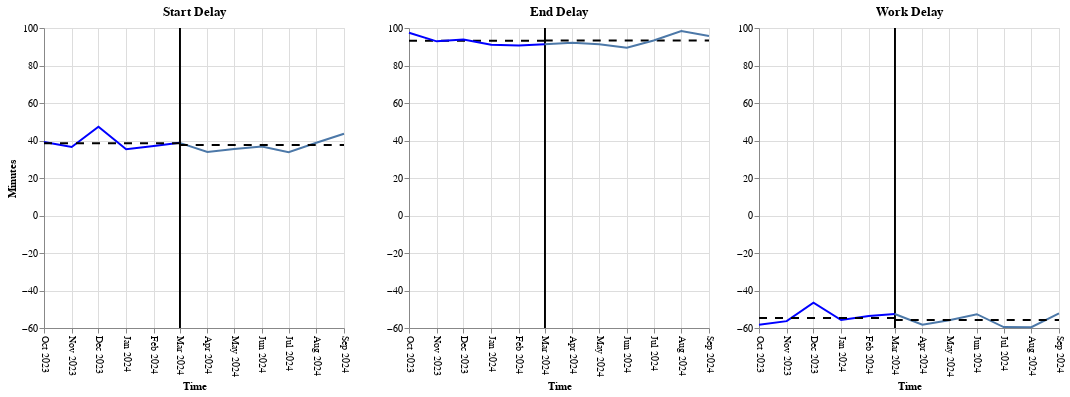

The code cell stored with this chart in its notebook:
### Code cell
grouped_df['yearmonth'] =  pd.to_datetime(dict(year=grouped_df['year'], month=grouped_df['month'], day=1))

xrule = (
    alt.Chart()
    .mark_rule(strokeWidth=1)
    .encode(x=alt.datum(alt.DateTime(year=2024, month="March")))
)
before_rule = (
    alt.Chart()
    .mark_line(strokeWidth=2, strokeDash=[8,8])
    .encode(
        y=alt.Y("before_avg_difference_minutes_day_start:Q", title="Minutes"),
        x=alt.X("yearmonth(yearmonth)", title="Time").axis(labels=True, labelAngle=90),
        color=alt.value("black")
    )
)
after_rule = (
    alt.Chart()
    .mark_line(strokeWidth=2, strokeDash=[8,8])
    .encode(
        y="after_avg_difference_minutes_day_start:Q",
        x="yearmonth(yearmonth)",
        color=alt.value("black")
        
    )
)
line_before_day_start = alt.Chart().mark_line().encode(
    x='yearmonth(yearmonth):T',
    y='avg_difference_minutes_day_start:Q', 
    color=alt.value("blue")
).transform_filter(
    'datum.yearmonth < datetime(2024, 2, 4)' 
)
line_after_day_start = alt.Chart().mark_line().encode(
    x='yearmonth(yearmonth):T',
    y='avg_difference_minutes_day_start:Q', 
).transform_filter(
    'datum.yearmonth >= datetime(2024, 2, 1)' 
)

# Day end visualization
line_before_day_end = alt.Chart().mark_line().encode(
    x=alt.X("yearmonth(yearmonth)", title="Time").axis(labels=True, labelAngle=90),
    y=alt.Y('avg_difference_minutes_day_end:Q', title=" "), 
    color=alt.value("blue")
).transform_filter(
    'datum.yearmonth < datetime(2024, 2, 4)' 
)
line_after_day_end = alt.Chart().mark_line().encode(
    x='yearmonth(yearmonth):T',
    y='avg_difference_minutes_day_end:Q', 
).transform_filter(
    'datum.yearmonth >= datetime(2024, 2, 1)' 
)
before_rule_day_end = (
    alt.Chart()
    .mark_line(strokeWidth=2, strokeDash=[8,8])
    .encode(
        y="before_avg_difference_minutes_day_end:Q",
        x="yearmonth(yearmonth)",
        color=alt.value("black")

    )
)
after_rule_day_end = (
    alt.Chart()
    .mark_line(strokeWidth=2, strokeDash=[8,8])
    .encode(
        y="after_avg_difference_minutes_day_end:Q",
        x="yearmonth(yearmonth)",
        color=alt.value("black")

    )
)

# Day difference visualization
line_before_day_difference = alt.Chart().mark_line().encode(
    x=alt.X("yearmonth(yearmonth)", title="Time"),
    y=alt.Y('avg_difference_minutes_day_delay:Q', title=""), 
    color=alt.value("blue")
).transform_filter(
    'datum.yearmonth < datetime(2024, 2, 4)' 
)
line_after_day_difference = alt.Chart().mark_line().encode(
    x=alt.X("yearmonth(yearmonth)", title="Time").axis(labels=True, labelAngle=90),
    y='avg_difference_minutes_day_delay:Q', 
).transform_filter(
    'datum.yearmonth >= datetime(2024, 2, 1)' 
)
before_rule_day_difference = (
    alt.Chart()
    .mark_line(strokeWidth=2, strokeDash=[8,8])
    .encode(
        y=alt.Y("before_avg_difference_minutes_day_delay:Q"), 
        x="yearmonth(yearmonth)",
        color=alt.value("black")

    )
)
after_rule_day_difference = (
    alt.Chart()
    .mark_line(strokeWidth=2, strokeDash=[8,8])
    .encode(
        y="after_avg_difference_minutes_day_delay:Q",
        x="yearmonth(yearmonth)",
        color=alt.value("black")
        
    )
)
# text = line_after.mark_text(xOffset=-5, yOffset=-50, align="right").encode(
#     text="difference:Q",
# ).transform_filter(
#     'datum.difference !== null' 
# )
chart = alt.hconcat()
chart |= alt.layer(
        line_before_day_start, 
        line_after_day_start, 
        before_rule,
        after_rule, 
        # text, 
        xrule,  
        data=grouped_df,

    ).properties(title="Start Delay")
chart |= alt.layer(
        xrule,
        before_rule_day_end,
        after_rule_day_end,
        line_before_day_end,
        line_after_day_end,
        data=grouped_df
    ).properties(title="End Delay")
chart |= alt.layer(
        xrule,
        line_before_day_difference,
        line_after_day_difference,
        before_rule_day_difference,
        after_rule_day_difference,
        data=grouped_df
    ).properties(title="Work Delay")
chart.resolve_scale(y='shared', x='shared').configure_axis(
    grid=True
)

### Figure 1 — Vega-Lite specification as saved in the notebook (floating-point values rounded to 4 significant figures)
{"config": {"view": {"continuousWidth": 300, "continuousHeight": 300}, "axis": {"grid": true}}, "hconcat": [{"layer": [{"mark": {"type": "line"}, "encoding": {"color": {"value": "blue"}, "x": {"field": "yearmonth", "timeUnit": "yearmonth", "type": "temporal"}, "y": {"field": "avg_difference_minutes_day_start", "type": "quantitative"}}, "transform": [{"filter": "datum.yearmonth < datetime(2024, 2, 4)"}]}, {"mark": {"type": "line"}, "encoding": {"x": {"field": "yearmonth", "timeUnit": "yearmonth", "type": "temporal"}, "y": {"field": "avg_difference_minutes_day_start", "type": "quantitative"}}, "transform": [{"filter": "datum.yearmonth >= datetime(2024, 2, 1)"}]}, {"mark": {"type": "line", "strokeDash": [8, 8], "strokeWidth": 2}, "encoding": {"color": {"value": "black"}, "x": {"axis": {"labels": true, "labelAngle": 90}, "field": "yearmonth", "timeUnit": "yearmonth", "title": "Time", "type": "temporal"}, "y": {"field": "before_avg_difference_minutes_day_start", "title": "Minutes", "type": "quantitative"}}}, {"mark": {"type": "line", "strokeDash": [8, 8], "strokeWidth": 2}, "encoding": {"color": {"value": "black"}, "x": {"field": "yearmonth", "timeUnit": "yearmonth", "type": "temporal"}, "y": {"field": "after_avg_difference_minutes_day_start", "type": "quantitative"}}}, {"mark": {"type": "rule", "strokeWidth": 1}, "encoding": {"x": {"datum": {"month": "March", "year": 2024}}}}], "title": "Start Delay"}, {"layer": [{"mark": {"type": "rule", "strokeWidth": 1}, "encoding": {"x": {"datum": {"month": "March", "year": 2024}}}}, {"mark": {"type": "line", "strokeDash": [8, 8], "strokeWidth": 2}, "encoding": {"color": {"value": "black"}, "x": {"field": "yearmonth", "timeUnit": "yearmonth", "type": "temporal"}, "y": {"field": "before_avg_difference_minutes_day_end", "type": "quantitative"}}}, {"mark": {"type": "line", "strokeDash": [8, 8], "strokeWidth": 2}, "encoding": {"color": {"value": "black"}, "x": {"field": "yearmonth", "timeUnit": "yearmonth", "type": "temporal"}, "y": {"field": "after_avg_difference_minutes_day_end", "type": "quantitative"}}}, {"mark": {"type": "line"}, "encoding": {"color": {"value": "blue"}, "x": {"axis": {"labels": true, "labelAngle": 90}, "field": "yearmonth", "timeUnit": "yearmonth", "title": "Time", "type": "temporal"}, "y": {"field": "avg_difference_minutes_day_end", "title": " ", "type": "quantitative"}}, "transform": [{"filter": "datum.yearmonth < datetime(2024, 2, 4)"}]}, {"mark": {"type": "line"}, "encoding": {"x": {"field": "yearmonth", "timeUnit": "yearmonth", "type": "temporal"}, "y": {"field": "avg_difference_minutes_day_end", "type": "quantitative"}}, "transform": [{"filter": "datum.yearmonth >= datetime(2024, 2, 1)"}]}], "title": "End Delay"}, {"layer": [{"mark": {"type": "rule", "strokeWidth": 1}, "encoding": {"x": {"datum": {"month": "March", "year": 2024}}}}, {"mark": {"type": "line"}, "encoding": {"color": {"value": "blue"}, "x": {"field": "yearmonth", "timeUnit": "yearmonth", "title": "Time", "type": "temporal"}, "y": {"field": "avg_difference_minutes_day_delay", "title": "", "type": "quantitative"}}, "transform": [{"filter": "datum.yearmonth < datetime(2024, 2, 4)"}]}, {"mark": {"type": "line"}, "encoding": {"x": {"axis": {"labels": true, "labelAngle": 90}, "field": "yearmonth", "timeUnit": "yearmonth", "title": "Time", "type": "temporal"}, "y": {"field": "avg_difference_minutes_day_delay", "type": "quantitative"}}, "transform": [{"filter": "datum.yearmonth >= datetime(2024, 2, 1)"}]}, {"mark": {"type": "line", "strokeDash": [8, 8], "strokeWidth": 2}, "encoding": {"color": {"value": "black"}, "x": {"field": "yearmonth", "timeUnit": "yearmonth", "type": "temporal"}, "y": {"field": "before_avg_difference_minutes_day_delay", "type": "quantitative"}}}, {"mark": {"type": "line", "strokeDash": [8, 8], "strokeWidth": 2}, "encoding": {"color": {"value": "black"}, "x": {"field": "yearmonth", "timeUnit": "yearmonth", "type": "temporal"}, "y": {"field": "after_avg_difference_minutes_day_delay", "type": "quantitative"}}}], "title": "Work Delay"}], "data": {"name": "data-22ef739c012e3e1c166fe838c104aff7"}, "resolve": {"scale": {"x": "shared", "y": "shared"}}, "$schema": "https://vega.github.io/schema/vega-lite/v5.20.1.json", "datasets": {"data-22ef739c012e3e1c166fe838c104aff7": [{"year": 2024, "month": 3, "avg_difference_minutes_day_start": 38.76, "avg_difference_minutes_day_end": 91.31, "avg_difference_minutes_day_delay": -52.56, "before_avg_difference_minutes_day_start": 38.5, "before_avg_difference_minutes_day_end": 93.15, "before_avg_difference_minutes_day_delay": -54.64, "after_avg_difference_minutes_day_start": 37.57, "after_avg_difference_minutes_day_end": 93.3, "after_avg_difference_minutes_day_delay": -55.72, "yearmonth": "2024-03-01T00:00:00"}, {"year": 2024, "month": 4, "avg_difference_minutes_day_start": 33.92, "avg_difference_minutes_day_end": 92.14, "avg_difference_minutes_day_delay": -58.22, "before_avg_difference_minutes_day_start": null, "before_avg_difference_minutes_day_end": null, "before_avg_difference_minutes_day_delay": null, "after_avg_difference_minutes_day_start": 37.57, "after_avg_difference_minutes_day_end": 93.3, "after_avg_difference_minutes_day_delay": -55.72, "yearmonth": "2024-04-01T00:00:00"}, {"year": 2024, "month": 5, "avg_difference_minutes_day_start": 35.47, "avg_difference_minutes_day_end": 91.35, "avg_difference_minutes_day_delay": -55.88, "before_avg_difference_minutes_day_start": null, "before_avg_difference_minutes_day_end": null, "before_avg_difference_minutes_day_delay": null, "after_avg_difference_minutes_day_start": 37.57, "after_avg_difference_minutes_day_end": 93.3, "after_avg_difference_minutes_day_delay": -55.72, "yearmonth": "2024-05-01T00:00:00"}, {"year": 2024, "month": 6, "avg_difference_minutes_day_start": 36.84, "avg_difference_minutes_day_end": 89.48, "avg_difference_minutes_day_delay": -52.65, "before_avg_difference_minutes_day_start": null, "before_avg_difference_minutes_day_end": null, "before_avg_difference_minutes_day_delay": null, "after_avg_difference_minutes_day_start": 37.57, "after_avg_difference_minutes_day_end": 93.3, "after_avg_difference_minutes_day_delay": -55.72, "yearmonth": "2024-06-01T00:00:00"}, {"year": 2024, "month": 7, "avg_difference_minutes_day_start": 33.8, "avg_difference_minutes_day_end": 93.32, "avg_difference_minutes_day_delay": -59.52, "before_avg_difference_minutes_day_start": null, "before_avg_difference_minutes_day_end": null, "before_avg_difference_minutes_day_delay": null, "after_avg_difference_minutes_day_start": 37.57, "after_avg_difference_minutes_day_end": 93.3, "after_avg_difference_minutes_day_delay": -55.72, "yearmonth": "2024-07-01T00:00:00"}, {"year": 2024, "month": 8, "avg_difference_minutes_day_start": 38.83, "avg_difference_minutes_day_end": 98.37, "avg_difference_minutes_day_delay": -59.54, "before_avg_difference_minutes_day_start": null, "before_avg_difference_minutes_day_end": null, "before_avg_difference_minutes_day_delay": null, "after_avg_difference_minutes_day_start": 37.57, "after_avg_difference_minutes_day_end": 93.3, "after_avg_difference_minutes_day_delay": -55.72, "yearmonth": "2024-08-01T00:00:00"}, {"year": 2024, "month": 9, "avg_difference_minutes_day_start": 43.61, "avg_difference_minutes_day_end": 95.79, "avg_difference_minutes_day_delay": -52.18, "before_avg_difference_minutes_day_start": null, "before_avg_difference_minutes_day_end": null, "before_avg_difference_minutes_day_delay": null, "after_avg_difference_minutes_day_start": 37.57, "after_avg_difference_minutes_day_end": 93.3, "after_avg_difference_minutes_day_delay": -55.72, "yearmonth": "2024-09-01T00:00:00"}, {"year": 2023, "month": 10, "avg_difference_minutes_day_start": 39.18, "avg_difference_minutes_day_end": 97.47, "avg_difference_minutes_day_delay": -58.3, "before_avg_difference_minutes_day_start": 38.5, "before_avg_difference_minutes_day_end": 93.15, "before_avg_difference_minutes_day_delay": -54.64, "after_avg_difference_minutes_day_start": null, "after_avg_difference_minutes_day_end": null, "after_avg_difference_minutes_day_delay": null, "yearmonth": "2023-10-01T00:00:00"}, {"year": 2023, "month": 11, "avg_difference_minutes_day_start": 36.55, "avg_difference_minutes_day_end": 92.88, "avg_difference_minutes_day_delay": -56.34, "before_avg_difference_minutes_day_start": 38.5, "before_avg_difference_minutes_day_end": 93.15, "before_avg_difference_minutes_day_delay": -54.64, "after_avg_difference_minutes_day_start": null, "after_avg_difference_minutes_day_end": null, "after_avg_difference_minutes_day_delay": null, "yearmonth": "2023-11-01T00:00:00"}, {"year": 2023, "month": 12, "avg_difference_minutes_day_start": 47.36, "avg_difference_minutes_day_end": 93.89, "avg_difference_minutes_day_delay": -46.52, "before_avg_difference_minutes_day_start": 38.5, "before_avg_difference_minutes_day_end": 93.15, "before_avg_difference_minutes_day_delay": -54.64, "after_avg_difference_minutes_day_start": null, "after_avg_difference_minutes_day_end": null, "after_avg_difference_minutes_day_delay": null, "yearmonth": "2023-12-01T00:00:00"}, {"year": 2024, "month": 1, "avg_difference_minutes_day_start": 35.37, "avg_difference_minutes_day_end": 91.12, "avg_difference_minutes_day_delay": -55.75, "before_avg_difference_minutes_day_start": 38.5, "before_avg_difference_minutes_day_end": 93.15, "before_avg_difference_minutes_day_delay": -54.64, "after_avg_difference_minutes_day_start": null, "after_avg_difference_minutes_day_end": null, "after_avg_difference_minutes_day_delay": null, "yearmonth": "2024-01-01T00:00:00"}, {"year": 2024, "month": 2, "avg_difference_minutes_day_start": 37.11, "avg_difference_minutes_day_end": 90.65, "avg_difference_minutes_day_delay": -53.54, "before_avg_difference_minutes_day_start": 38.5, "before_avg_difference_minutes_day_end": 93.15, "before_avg_difference_minutes_day_delay": -54.64, "after_avg_difference_minutes_day_start": null, "after_avg_difference_minutes_day_end": null, "after_avg_difference_minutes_day_delay": null, "yearmonth": "2024-02-01T00:00:00"}]}}
